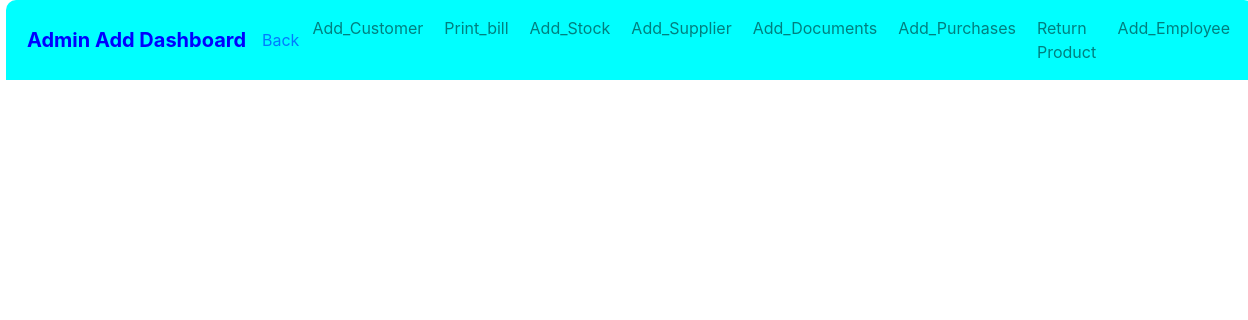
Page /Add_page_of_admin.php on the committed database.
### tables this page shows
CREATE TABLE `admin_access_pages` (
  `id` int(10) NOT NULL,
  `page_name` varchar(50) NOT NULL,
  `display_page` varchar(50) NOT NULL,
  `Status` varchar(15) NOT NULL
);

### Add_page_of_admin.php (the view, shortened to what this page needs)
<?php
$servername = "localhost";
$username = "username";
$password = "password";
$dbname = "waqas_cloth_house";
$conn = new mysqli($servername, $username, $password, $dbname);
$sql = "SELECT page_name, display_page FROM admin_access_pages WHERE Status = 'add'";
$result = $conn->query($sql);
?>
<!DOCTYPE html>
<html lang="en">
<head>
    <link href="https://stackpath.bootstrapcdn.com/bootstrap/4.5.2/css/bootstrap.min.css" rel="stylesheet">
</head>
<body>
    <nav class="navbar navbar-expand-lg navbar-light">
        <a class="navbar-brand" href="#">Admin Add Dashboard</a>
        <a href="admin_dashboard.html">Back</a>
        <div class="collapse navbar-collapse" id="navbarNav">
            <ul class="navbar-nav">
                <?php
                if ($result->num_rows > 0) {
                    while ($row = $result->fetch_assoc()) {
                        $page_name = $row["page_name"];
                        $display_page = $row["display_page"];
                        echo "<li class='nav-item'>
                                <a class='nav-link' href='?page={$page_name}'>{$display_page}</a>
                              </li>";
                    }
                } else {
                    echo "<li class='nav-item'><a class='nav-link' href='#'>No Pages Found</a></li>";
                }
                ?>
            </ul>
        </div>
    </nav>
</body>
</html>

### Add_page_of_admin.php (style rules this page uses)
.navbar { width: 100%; background-color: aqua !important; border-top-left-radius: 10px; border-top-right-radius: 10px; margin-bottom: -8px; margin-left: 6px; margin-right: 7px; }
.navbar-brand { color: blue !important; font-weight: bold; padding-left: 5px; }
.navbar-nav .nav-link { color: #ffffff; margin-left: 5px; font-weight: 10px; }

### rows in the picture
admin_access_pages: display_page "Add_Customer"
admin_access_pages: display_page "Print_bill"
admin_access_pages: display_page "Add_Stock"
admin_access_pages: display_page "Add_Supplier"
admin_access_pages: display_page "Add_Documents"
admin_access_pages: display_page "Add_Purchases"
admin_access_pages: display_page "Return Product"
admin_access_pages: display_page "Add_Employee"
